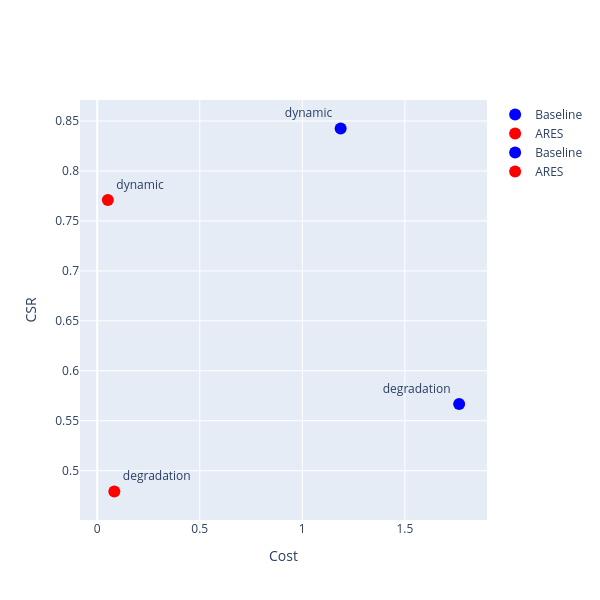

Notebook source saved alongside this figure:
### Code cell
# RQ3 - CSR - Cost

import pandas as pd
import plotly.graph_objects as go

csr = pd.read_csv('data/evaluation/rq1/csr.csv')
cost = pd.read_csv('data/evaluation/rq3/cost.csv')

csr = csr[csr['scenario'] != 'stable']
cost = cost[cost['scenario'] != 'stable']

fig = go.Figure()

for scenario in csr['scenario']:
    csr_baseline = csr[csr['scenario'] == scenario]['baseline'].values[0]
    csr_ares = csr[csr['scenario'] == scenario]['ares'].values[0]
    
    cost_baseline = cost[cost['scenario'] == scenario]['baseline'].values[0]
    cost_ares = cost[cost['scenario'] == scenario]['ares'].values[0]
    
    # Baseline
    fig.add_trace(go.Scatter(
        x=[cost_baseline],
        y=[csr_baseline],
        mode='markers+text',
        name='Baseline',
        text=[scenario],
        textposition='top left',
        marker=dict(size=12, color='blue')
    ))
    
    # ARES
    fig.add_trace(go.Scatter(
        x=[cost_ares],
        y=[csr_ares],
        mode='markers+text',
        name='ARES',
        text=[scenario],
        textposition='top right',
        marker=dict(size=12, color='red')
    ))

fig.update_layout(
    xaxis_title='Cost',
    yaxis_title='CSR',
    width=600,
    height=600
)

fig.show()

### Figure 1 — Plotly figure (JSON) as saved in the notebook; plotly's stock layout.template omitted (floating-point values rounded to 4 significant figures)
{"data": [{"marker": {"color": "blue", "size": 12}, "mode": "markers+text", "name": "Baseline", "text": ["degradation"], "textposition": "top left", "type": "scatter", "x": [1.765], "y": [0.5667]}, {"marker": {"color": "red", "size": 12}, "mode": "markers+text", "name": "ARES", "text": ["degradation"], "textposition": "top right", "type": "scatter", "x": [0.08348], "y": [0.4792]}, {"marker": {"color": "blue", "size": 12}, "mode": "markers+text", "name": "Baseline", "text": ["dynamic"], "textposition": "top left", "type": "scatter", "x": [1.187], "y": [0.8425]}, {"marker": {"color": "red", "size": 12}, "mode": "markers+text", "name": "ARES", "text": ["dynamic"], "textposition": "top right", "type": "scatter", "x": [0.05189], "y": [0.7708]}], "layout": {"height": 600, "width": 600, "xaxis": {"title": {"text": "Cost"}}, "yaxis": {"title": {"text": "CSR"}}}}
